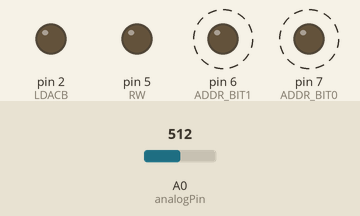
This sketch was run on a simulated Arduino Uno, built with avr-gcc and run on an emulated ATmega328P. Shown: output pins drawn as LEDs (lit = HIGH). Dashed ring = blinking. The inputs (shaded band) are chosen by the test bench; at power-on: A0 (analogPin) = 512. Pins used as bus, display or sensor lines are not drawn; what the sketch prints to the serial monitor is not drawn.

Above: at 0.05 s.
Timing chart, 0 to 3.0 s (numbered marks = the images above):
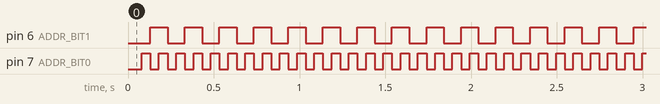

The sketch:

dac8412fpz.ino
```cpp
// DAC8412FPZ

#define ADDR_BIT0   7   // Control pin got LSB of address bus
#define ADDR_BIT1   6   // Control pin got MSB of address bus
#define DATA_BIT0   30  // Control pin for LSB of data bus

#define RW      5       // Pin for read-write command : High -> read, Low -> write
#define CSB     4       // Pin for chip select : High -> Off, Low -> On. Chip ignores commands unless this is low
#define RSTB    3       // Pin to Reset all channels to midscale :  High -> do nothing, Low -> do reset
#define LDACB   2       // Ping to control "Load DAC"

#define analogPin  A0
static uint32_t count = 0;

// Prep the address bus to talk to one DAC
static inline void setAddrBus(
    int dacId
)
{
    digitalWrite(ADDR_BIT0, (dacId  & 0x1) ? HIGH : LOW);
    digitalWrite(ADDR_BIT1, (dacId >> 0x1) ? HIGH : LOW);
}

// Prep the data bus with a given value
static inline void setDataBus(
    int16_t value
)
{
    for(int i=0; i<12; ++i) {
        digitalWrite(
            i + DATA_BIT0,
            (value & (1<<i)) ? HIGH : LOW
        );
    }
}

// Manipulate the "chip select" signal
static inline void ioState(
    bool on
)
{
    digitalWrite(CSB, on ? LOW : HIGH);
}

// Load a value on all 4 DACs
static inline void loadValue(
    int16_t value
)
{
    for(int i=0; i<4; ++i) {
        ioState(false);        delay(10);
            setAddrBus(i);     delay(10);
            setDataBus(value); delay(10);
        ioState(true);         delay(10);
        ioState(false);        delay(10);
    }
}

// Read a value from A0, output on serial
static inline void output()
{
    uint16_t value = analogRead(analogPin);
    Serial.print("count:");
    Serial.print(count);
    Serial.print(" millis:");
    Serial.print(millis());
    Serial.print(" value:");
    Serial.println(value);
}

void setup()
{
    // Prep control pins
    pinMode(       RW, OUTPUT);
    pinMode(      CSB, OUTPUT);
    pinMode(     RSTB, OUTPUT);
    pinMode(    LDACB, OUTPUT);
    pinMode(ADDR_BIT0, OUTPUT);
    pinMode(ADDR_BIT1, OUTPUT);
    for(int i=0; i<12; ++i) {
        pinMode(i + DATA_BIT0, OUTPUT);
    }

    // Reset DAC
    digitalWrite(RSTB,  LOW); delay(10);  // Turn reset on
    digitalWrite(RSTB, HIGH); delay(10);  // Turn reset off

    // Prep serial for output
    Serial.begin(230400);
}

void loop()
{
    loadValue(count*10);
    output();
    ++count;
}
```

Measured:
- by itself, pin 6 (ADDR_BIT1): alternates HIGH for 0.10 s and LOW for 0.10 s
- by itself, pin 7 (ADDR_BIT0): alternates HIGH for 0.05 s and LOW for 0.05 s
